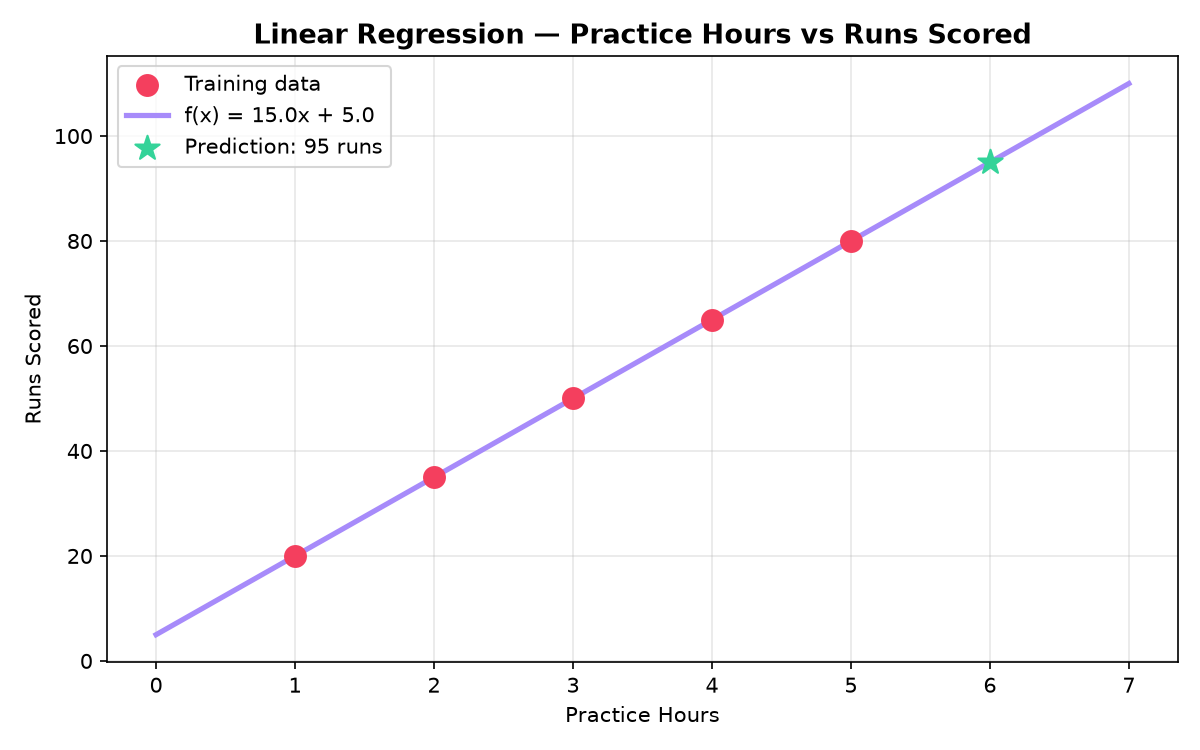

Recreate this plot in Python.
import numpy as np
import matplotlib.pyplot as plt

# ── HOUR 2: LINEAR REGRESSION ─────────────────────────────────

print("=" * 50)
print("LINEAR REGRESSION — f(x) = wx + b")
print("=" * 50)

# Our training data
# x = practice hours, y = runs scored
x_train = np.array([1, 2, 3, 4, 5], dtype=float)
y_train = np.array([20, 35, 50, 65, 80], dtype=float)

# ── MANUAL PREDICTION ──────────────────────────────────────────
# We manually set w and b first to understand the concept
w = 15.0   # slope — each hour adds 15 runs
b = 5.0    # starting point — 5 runs with zero practice

print(f"\nManual model: f(x) = {w}x + {b}")
print("\nPredictions vs Actual:")
for x, y_actual in zip(x_train, y_train):
    prediction = w * x + b
    error = y_actual - prediction
    print(f"  Hours={x:.0f}  Predicted={prediction:.1f}  Actual={y_actual:.1f}  Error={error:.1f}")

# Predict for new input
new_hours = 6
prediction = w * new_hours + b
print(f"\nFor {new_hours} hours of practice: predicted runs = {prediction:.1f}")

# ── VISUALIZE ──────────────────────────────────────────────────
x_line = np.linspace(0, 7, 100)
y_line = w * x_line + b

plt.figure(figsize=(8, 5))
plt.scatter(x_train, y_train, color='#f43f5e', s=100,
            zorder=5, label='Training data')
plt.plot(x_line, y_line, color='#a78bfa', linewidth=2.5,
         label=f'f(x) = {w}x + {b}')
plt.scatter([new_hours], [prediction], color='#34d399',
            s=150, zorder=6, marker='*', label=f'Prediction: {prediction:.0f} runs')

plt.title('Linear Regression — Practice Hours vs Runs Scored',
          fontsize=13, fontweight='bold')
plt.xlabel('Practice Hours')
plt.ylabel('Runs Scored')
plt.legend()
plt.grid(True, alpha=0.3)
plt.tight_layout()
plt.savefig('hour2_linear_regression.png', dpi=150)
plt.show()
print("\nChart saved: hour2_linear_regression.png")

# ── KEY INSIGHT ────────────────────────────────────────────────
print("\n" + "=" * 50)
print("KEY INSIGHTS")
print("=" * 50)
print(f"w = {w} means each extra hour adds {w} runs")
print(f"b = {b} means starting prediction is {b} runs")
print("The model learns the best w and b from data")
print("That learning process is called Gradient Descent")
print("Hour 3 teaches exactly how Gradient Descent works")
